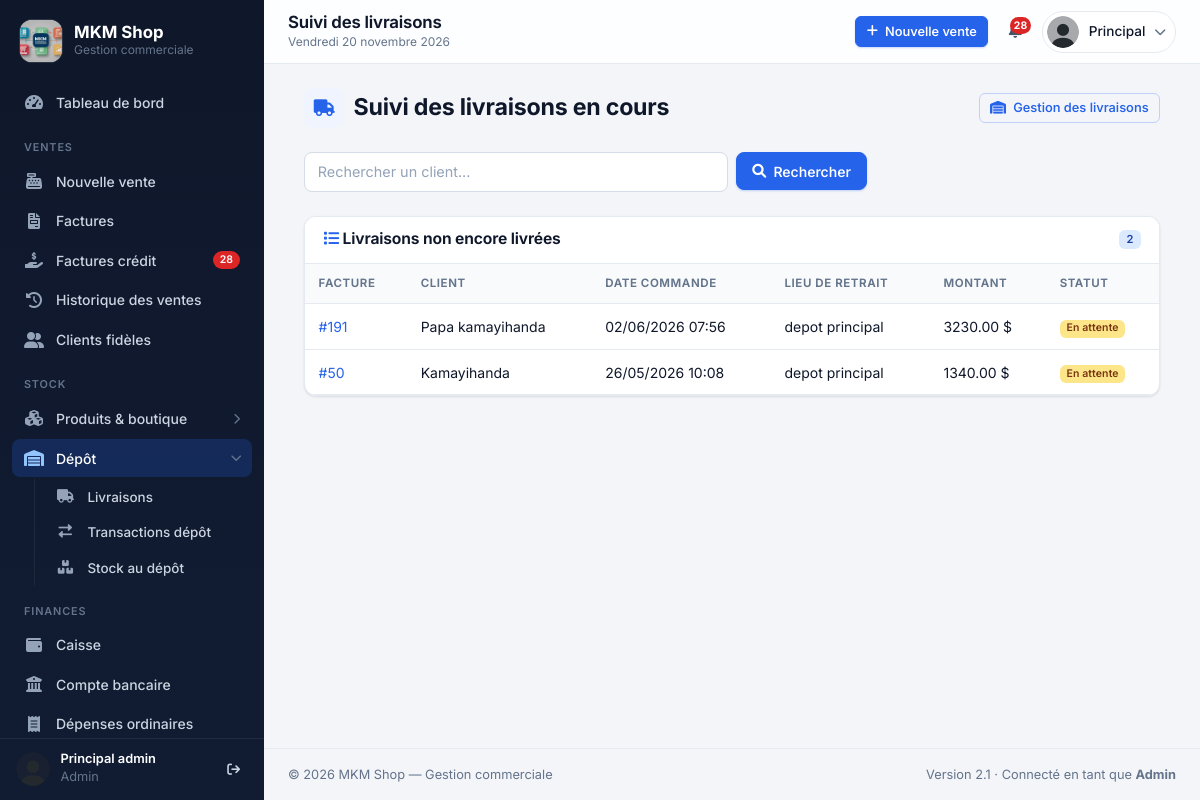
The page /livraisons_client (signed in) on the database its author committed.
### app/models.py (models this page shows, shortened)
class User(UserMixin, db.Model):
    __tablename__ = 'user'
    id = db.Column(db.Integer, primary_key=True)
    email = db.Column(db.String(100), unique=True, nullable=False)
    password = db.Column(db.String(100), nullable=False)
    firstname = db.Column(db.String(100), nullable=True)
    lastname = db.Column(db.String(100), nullable=True)
    photo = db.Column(db.String(200), nullable=True)
    role = db.Column(db.String(50), default='vendeur')
    permissions = db.Column(JSON, nullable=True)
    def is_admin(self):
        return self.role == 'admin'
    PERMISSION_ALIASES = {
        'gestion_depenses_recurrentes': {'gestion_depenses_recurentes'},
    }
    def has_permission(self, permission):
        if self.is_admin():
            return True
        if not self.permissions:
            return False
        if permission in self.permissions:
            return True
        return any(alias in self.permissions for alias in self.PERMISSION_ALIASES.get(permission, ()))

class LivraisonDepot(db.Model):
    __tablename__ = 'livraison_depot'
    id = db.Column(db.Integer, primary_key=True)
    facture_id = db.Column(db.Integer, db.ForeignKey('factures.id'), nullable=False)
    statut = db.Column(db.String(20), default='en_attente')
    lieu_retrait = db.Column(db.String(50), default='depot_principal')
    date_commande = db.Column(db.DateTime, default=datetime.utcnow)
    date_preparation = db.Column(db.DateTime, nullable=True)
    date_livree = db.Column(db.DateTime, nullable=True)
    vendeur_id = db.Column(db.Integer, db.ForeignKey('user.id'), nullable=False)
    prepareur_id = db.Column(db.Integer, db.ForeignKey('user.id'), nullable=True)
    notes = db.Column(db.Text, nullable=True)
    frais_livraison = db.Column(db.Float, default=0)
    facture = db.relationship('Factures', backref='livraison_depot')
    vendeur = db.relationship('User', foreign_keys=[vendeur_id])
    prepareur = db.relationship('User', foreign_keys=[prepareur_id])

class Factures(db.Model):
    __tablename__ = 'factures'
    id = db.Column(db.Integer, primary_key=True)
    client_id = db.Column(db.Integer, db.ForeignKey('clients.id'), nullable=True)
    nom_client = db.Column(db.String(100), nullable=False)
    montant_total = db.Column(db.Float, nullable=False)
    date_facture = db.Column(db.DateTime, default=datetime.utcnow)
    paiement_credit = db.Column(db.Boolean, default=False)
    montant_cash = db.Column(db.Float, default=0)
    montant_credit = db.Column(db.Float, default=0)
    a_ete_en_credit = db.Column(db.Boolean, default=False)
    type_livraison = db.Column(db.String(20), default='sur_place')
    lieu_retrait = db.Column(db.String(50), nullable=True)
    annulee = db.Column(db.Boolean, default=False)
    date_annulation = db.Column(db.DateTime, nullable=True)
    vendeur_id = db.Column(db.Integer, db.ForeignKey('user.id'), nullable=True)
    client = db.relationship('Clients', backref='factures', lazy=True)
    vendeur = db.relationship('User', foreign_keys=[vendeur_id])
    ventes = db.relationship('Ventes', backref='facture', lazy=True)

### app/routes.py (the view)
@bp.route('/livraisons_client')
@login_required
@permission_required('gestion_ventes')
def livraisons_client():
    nom_client = request.args.get('client', '')
    query = LivraisonDepot.query.join(Factures)
    if nom_client:
        query = query.filter(Factures.nom_client.ilike(f'%{nom_client}%'))
    livraisons = query.filter(
        LivraisonDepot.statut.in_(['en_attente', 'en_preparation', 'prete'])
    ).order_by(LivraisonDepot.date_commande.desc()).all()
    return render_template('livraisons_client.html',
                         livraisons=livraisons,
                         nom_client=nom_client)

### app/templates/livraisons_client.html (shortened to what this page needs)
{% extends "layout.html" %}
{% block content %}
<div class="container-fluid mt-3 mt-md-5 px-2 px-md-3">
    <div class="d-flex flex-wrap justify-content-between align-items-center gap-2 mb-4">
        <h2 class="mb-0"><i class="fas fa-truck"></i> Suivi des livraisons en cours</h2>
        {% if current_user.has_permission('gestion_depot') %}
            <a href="{{ url_for('routes.gestion_livraisons') }}" class="btn btn-sm btn-outline-primary">
                <i class="fas fa-warehouse me-1"></i> Gestion des livraisons
            </a>
        {% endif %}
    </div>
    <form method="GET" class="row g-2 mb-4">
        <div class="col-12 col-md-6">
            <input type="text" name="client" class="form-control" placeholder="Rechercher un client..." value="{{ nom_client }}">
        </div>
        <div class="col-auto">
            <button type="submit" class="btn btn-primary"><i class="fas fa-search me-1"></i> Rechercher</button>
        </div>
    </form>
    <div class="card">
        <div class="card-header d-flex justify-content-between align-items-center">
            <h5 class="mb-0"><i class="fas fa-list"></i> Livraisons non encore livrées</h5>
            <span class="badge bg-primary">{{ livraisons|length }}</span>
        </div>
        <div class="card-body p-0">
            {% if livraisons %}
            <div class="table-responsive">
                <table class="table table-hover align-middle mb-0">
                    <thead>
                        <tr>
                            <th>Facture</th>
                            <th>Client</th>
                            <th>Date commande</th>
                            <th>Lieu de retrait</th>
                            <th>Montant</th>
                            <th>Statut</th>
                        </tr>
                    </thead>
                    <tbody>
                        {% for livraison in livraisons %}
                        <tr>
                            <td>
                                <a href="{{ url_for('routes.details_facture', id=livraison.facture_id) }}" target="_blank">#{{ livraison.facture_id }}</a>
                            </td>
                            <td>{{ livraison.facture.nom_client if livraison.facture else '-' }}</td>
                            <td>{{ livraison.date_commande.strftime('%d/%m/%Y %H:%M') if livraison.date_commande else '-' }}</td>
                            <td>{{ (livraison.lieu_retrait or '-')|replace('_', ' ') }}</td>
                            <td>{{ "%.2f"|format(livraison.facture.montant_total) if livraison.facture else '-' }} $</td>
                            <td>
                                {% if livraison.statut == 'en_attente' %}
                                    <span class="badge bg-warning text-dark">En attente</span>
                                {% elif livraison.statut == 'en_preparation' %}
                                    <span class="badge bg-info text-dark">En préparation</span>
                                {% else %}
                                    <span class="badge bg-secondary">{{ livraison.statut }}</span>
                                {% endif %}
                            </td>
                        </tr>
                        {% endfor %}
                    </tbody>
                </table>
            </div>
            {% else %}
            <p class="text-muted text-center my-4">Aucune livraison en cours{% if nom_client %} pour « {{ nom_client }} »{% endif %}.</p>
            {% endif %}
        </div>
    </div>
</div>
{% endblock %}

### app/templates/layout.html (shortened to what this page needs)
<!DOCTYPE html>
<html lang="fr">
<head>
    <link href="{{ url_for('static', filename='css/bootstrap.min.css') }}" rel="stylesheet">
    <link href="{{ url_for('static', filename='css/all.min.css') }}" rel="stylesheet">
    <link href="{{ url_for('static', filename='css/style.css') }}" rel="stylesheet">
</head>
<body>
    {% set ep = request.endpoint or '' %}
    {% set photo_profil = url_for('static', filename=current_user.photo if current_user.is_authenticated and current_user.photo else 'uploads/default.png') %}
    {% macro nav_item(endpoint, href, icon, label, badge=None) -%}
        <a href="{{ href }}" class="nav-link {% if request.endpoint == endpoint %}active{% endif %}">
            <i class="fas {{ icon }}"></i><span>{{ label }}</span>
            {% if badge %}<span class="badge bg-danger rounded-pill">{{ badge }}</span>{% endif %}
        </a>
    {%- endmacro %}
    <aside class="sidebar" id="sidebar" aria-label="Navigation principale">
        <div class="sidebar-brand">
            <img src="{{ url_for('static', filename='uploads/logo.png') }}" alt="Logo MKM">
            <div>
                <div class="brand-name">MKM Shop</div>
                <div class="brand-sub">Gestion commerciale</div>
            </div>
        </div>
        <nav class="sidebar-nav">
            {{ nav_item('routes.index', '/', 'fa-gauge-high', 'Tableau de bord') }}
            {% if current_user.is_authenticated %}
                {% if current_user.has_permission('gestion_ventes') or current_user.has_permission('voir_historique_vente') %}
                    <div class="nav-section">Ventes</div>
                    {% if current_user.has_permission('gestion_ventes') %}
                        {{ nav_item('routes.ventes', '/ventes', 'fa-cash-register', 'Nouvelle vente') }}
                    {% endif %}
                    {% if current_user.has_permission('voir_historique_vente') %}
                        {{ nav_item('routes.factures', '/factures', 'fa-file-invoice', 'Factures') }}
                        {{ nav_item('routes.factures_credit', '/factures_credit', 'fa-hand-holding-dollar', 'Factures crédit', factures_credit_count if factures_credit_count > 0 else None) }}
                        {{ nav_item('routes.historique_ventes', '/historique_ventes', 'fa-clock-rotate-left', 'Historique des ventes') }}
                    {% endif %}
                    {% if current_user.has_permission('gestion_ventes') %}
                        {{ nav_item('routes.gestion_clients', '/gestion_clients', 'fa-user-group', 'Clients fidèles') }}
                    {% endif %}
                {% endif %}
                {% set voir_stock = current_user.has_permission('gestion_produits') or current_user.has_permission('voir_stock_boutique') or current_user.has_permission('voir_stock_globale') %}
                {% set voir_depot = current_user.has_permission('gestion_depot') or current_user.has_permission('voir_stock_depot') %}
                {% if voir_stock or voir_depot %}
                    <div class="nav-section">Stock</div>
                    {% if voir_stock %}
                        {% set produits_eps = ['routes.gestion_produits', 'routes.entrees_sorties', 'routes.stock_boutique', 'routes.stock_global', 'routes.produits_en_route'] %}
                        <button type="button" class="nav-link nav-group-toggle {% if ep in produits_eps %}active has-active{% endif %}" data-group="produits" aria-expanded="{{ 'true' if ep in produits_eps else 'false' }}">
                            <i class="fas fa-cubes"></i><span>Produits &amp; boutique</span><i class="fas fa-chevron-right chevron"></i>
                        </button>
                    {% endif %}
                    {% if voir_depot %}
                        {% set depot_eps = ['routes.gestion_transactions_depot', 'routes.gestion_livraisons', 'routes.stock_depot', 'routes.livraisons_client'] %}
                        <button type="button" class="nav-link nav-group-toggle {% if ep in depot_eps %}active has-active{% endif %}" data-group="depot" aria-expanded="{{ 'true' if ep in depot_eps else 'false' }}">
                            <i class="fas fa-warehouse"></i><span>Dépôt</span><i class="fas fa-chevron-right chevron"></i>
                        </button>
                        <div class="nav-dropdown {% if ep in depot_eps %}open{% endif %}" id="nav-dropdown-depot">
                            {% if current_user.has_permission('gestion_depot') %}
                                {{ nav_item('routes.gestion_livraisons', '/gestion_livraisons', 'fa-truck', 'Livraisons') }}
                                {{ nav_item('routes.gestion_transactions_depot', '/gestion_transactions_depot', 'fa-right-left', 'Transactions dépôt') }}
                            {% endif %}
                            {% if current_user.has_permission('voir_stock_depot') %}
                                {{ nav_item('routes.stock_depot', '/stock_depot', 'fa-boxes-stacked', 'Stock au dépôt') }}
                            {% endif %}
                        </div>
                    {% endif %}
                {% endif %}
                {% if current_user.has_permission('gestion_caise') or current_user.has_permission('gestion_banque') or current_user.has_permission('voir_benefice') or current_user.has_permission('gestion_depenses_ordinaires') or current_user.has_permission('gestion_depenses_recurrentes') %}
                    <div class="nav-section">Finances</div>
                    {% if current_user.has_permission('gestion_caise') %}
                        {{ nav_item('routes.gestion_caisse', '/gestion_caisse', 'fa-wallet', 'Caisse') }}
                    {% endif %}
                    {% if current_user.has_permission('gestion_banque') %}
                        {{ nav_item('routes.gestion_compte_bancaire', '/gestion_compte_bancaire', 'fa-university', 'Compte bancaire') }}
                    {% endif %}
                    {% if current_user.has_permission('gestion_depenses_ordinaires') %}
                        {{ nav_item('routes.gestion_depenses_ordinaires', '/depenses_ordinaires', 'fa-receipt', 'Dépenses ordinaires') }}
                    {% endif %}
                {% endif %}
            {% endif %}
        </nav>
        {% if current_user.is_authenticated %}
        <div class="sidebar-footer">
            <img src="{{ photo_profil }}" alt="">
            <div class="text-truncate">
                <div class="who text-truncate">{{ current_user.firstname or '' }} {{ current_user.lastname or '' }}</div>
                <div class="role">{{ current_user.role }}</div>
            </div>
            <a href="/logout" title="Déconnexion" aria-label="Déconnexion"><i class="fas fa-arrow-right-from-bracket"></i></a>
        </div>
        {% endif %}
    </aside>
    <div class="content">
        <header class="topbar">
            <div class="page-title">
                <h1 id="topbar-title" data-fallback="{{ self.title()|replace(' - MKM Shop', '')|trim }}">{% block page_title %}{% endblock %}</h1>
                <div class="crumb d-none d-sm-block"></div>
            </div>
            <div class="topbar-actions">
                {% if current_user.is_authenticated %}
                    {% if current_user.has_permission('gestion_ventes') and ep != 'routes.ventes' %}
                        <a href="/ventes" class="btn btn-primary btn-sm d-none d-md-inline-flex">
                            <i class="fas fa-plus me-1"></i> Nouvelle vente
                        </a>
                    {% endif %}
                    {% if current_user.has_permission('voir_historique_vente') %}
                        <a href="/factures_credit" class="icon-btn" title="Factures en crédit" aria-label="Factures en crédit">
                            {% if factures_credit_count > 0 %}<span class="dot">{{ factures_credit_count }}</span>{% endif %}
                        </a>
                    {% endif %}
                    <div class="dropdown">
                        <button class="profile-btn" id="profileDropdown" data-bs-toggle="dropdown" aria-expanded="false">
                            <img src="{{ photo_profil }}" alt="Photo de profil">
                            <span class="d-none d-md-inline">{{ current_user.firstname or current_user.email }}</span>
                            <i class="fas fa-chevron-down small text-muted d-none d-md-inline"></i>
                        </button>
                    </div>
                {% else %}
                    <a href="/login" class="btn btn-primary btn-sm"><i class="fas fa-right-to-bracket me-1"></i> Connexion</a>
                {% endif %}
            </div>
        </header>
        <main class="main-content content-ajax">
            {% block content %}{% endblock %}
        </main>
        <footer class="app-footer">
            <span>© {{ annee_courante if annee_courante is defined else '' }} MKM Shop — Gestion commerciale</span>
            <span>Version 2.1{% if current_user.is_authenticated %} · Connecté en tant que <strong class="text-capitalize">{{ current_user.role }}</strong>{% endif %}</span>
        </footer>
    </div>
</body>
</html>

### rows shown on the page
User: firstname "Principal", lastname "admin", role "Admin"
LivraisonDepot: facture_id "191", facture "Papa kamayihanda", date_commande "02/06/2026 07:56", lieu_retrait "depot principal", statut "En attente"
Factures: montant_total "3230.00"
LivraisonDepot: facture_id "50", facture "Kamayihanda", date_commande "26/05/2026 10:08", lieu_retrait "depot principal", statut "En attente"
Factures: montant_total "1340.00"

### other values the page prints
{{ label }} "Tableau de bord Nouvelle vente Factures Factures crédit Historique des ventes Clients fidèles Livraisons Transactions dépôt Stock au dépôt Caisse Compte bancaire Dépenses ordinaires"
{{ badge }} "28"
{{ factures_credit_count }} "28"
{{ livraisons|length }} "2"
